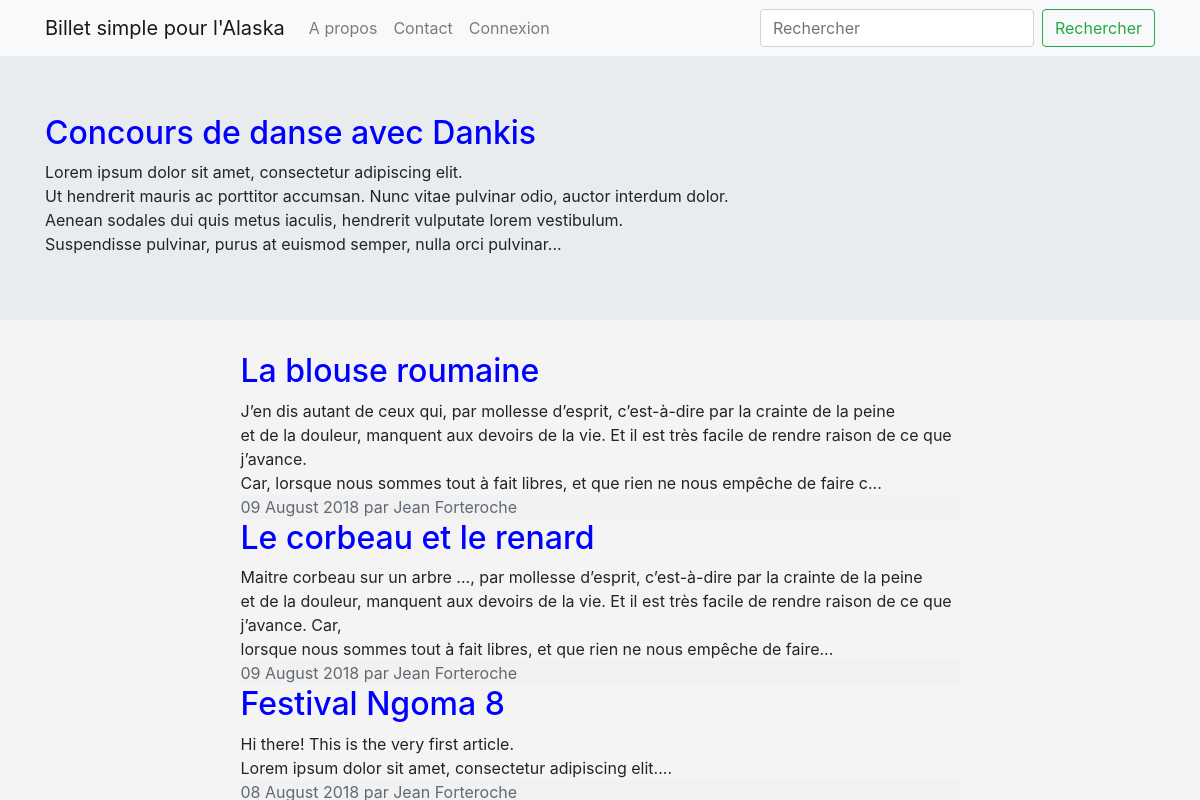
The page / on the database its author committed.
### tables this page shows
create table t_post (
    pst_id integer not null primary key auto_increment,
    pst_auth integer not null,
    pst_title varchar(150) not null,
    pst_content text not null,
    pst_date datetime not null,
    constraint fk_pst_auth foreign key(pst_auth) references t_auth(auth_id) ON DELETE CASCADE
);

### controller/frontend.php (called while the page is built, shortened)
<?php
require_once('model/PostManager.php');
function listPosts() {
  $postManager = new PostManager();
  $posts = $postManager->getPosts();
  $unique = $postManager->getUnique();
  require('view/frontend/listPostsView.php');
}

### model/PostManager.php (called while the page is built, shortened)
<?php
class PostManager extends Manager
{
  public function getPosts()
  {
    $db_conct = $this->dbConnect();
    $stmt = $db_conct->query('SELECT p.pst_id, a.auth_full_name, a.auth_bio, p.pst_title, p.pst_content, DATE_FORMAT(pst_date, \'%d %M %Y\') AS pst_date_fr
    FROM t_post p
    INNER JOIN t_auth a
    ORDER BY pst_date DESC LIMIT 1, 5');
    return $stmt;
  }
  public function getUnique()
  {
    $db_conct = $this->dbConnect();
    $stmt = $db_conct->query('SELECT p.pst_id, a.auth_full_name, a.auth_bio, p.pst_title, p.pst_content, DATE_FORMAT(pst_date, \'%d %M %Y\') AS pst_date_fr
    FROM t_post p
    INNER JOIN t_auth a
    ORDER BY pst_date DESC LIMIT 1');
    return $stmt;
  }
}

### view/frontend/listPostsView.php (the view, shortened to what this page needs)
<div class="jumbotron jumbotron-fluid">
   <?php while ($row = $unique->fetch()) { ?>
   <div class="container">
      <header class="entry-header">
          <h2>
            <a href="index.php?action=post&amp;id=<?php echo $row ['pst_id']; ?>"><?php echo $row ['pst_title']; ?></a>
          </h2>
      </header>
    <div class="entry-content">
      <?php echo nl2br(substr($row['pst_content'], 0, 300)); ?>...
    </div>
   </div>
   <?php } ?>
</div>
<?php while ($row = $posts->fetch()) { ?>
<div class="container">
   <article id="posts" class="mx-auto">
     <header class="entry-header">
       <h2>
         <a href="index.php?action=post&amp;id=<?php echo $row['pst_id']; ?>">
           <?php echo ($row['pst_title']); ?>
         </a>
       </h2>
     </header>
     <div class="entry-content">
       <?php echo nl2br(substr($row['pst_content'], 0, 300)); ?>...
     </div>
     <footer class="entry-footer">
       <span class="posted-on"><?php echo $row['pst_date_fr']; ?></span>
       <span class="author">par <?php echo $row['auth_full_name'] ?></span><br>
     </footer>
   </article>
</div>
<?php } ?>
<?php $content= ob_get_clean(); ?>
<?php require('template.php'); ?>

### index.php (shortened to what this page needs)
<?php
require('controller/frontend.php');
try{
  if (isset($_GET['action'])) {
    if ($_GET['action'] == 'listPosts') {
      listPosts();
    } elseif ($_GET['action'] == 'post') {
      if (isset($_GET['id']) && $_GET['id'] > 0) {
        post();
      } else {
        throw new Exception("aucun identifiant de billet envoye");
      }
    } elseif ($_GET['action'] == 'addComment') {
      if (isset($_GET['id']) && $_GET['id'] > 0) {
        if (!empty($_POST['author'])  && !empty($_POST['comment'])) {
          addComment($_GET['id'], $_POST['author'], $_POST['comment'], $_POST['email'], $_POST['web']);
        } else {
          throw new Exception("tous les champs ne sont pas remplis!");
        }
      } else {
        throw new Exception("aucun identifiant n'a ete envoye");
      }
    } elseif ($_GET['action'] == 'login') {
      loginForm();
    } elseif ($_GET['action'] == 'loginChk') {
      if(isset($_POST["username"]) && isset($_POST["password"])) {
          if (!empty($_POST["username"]) && !empty($_POST["password"])) {
            loginChk();
          } else {
            throw new Exception("il y a des champs non remplis");
          }
        }
    }
    elseif ($_GET['action'] == 'admin') {
        callAdmin();
    } elseif ($_GET['action'] == 'add') {
      addPostForm();
      if (isset($_POST['title']) && isset($_POST['content'])) {
        if (!empty($_POST['title']) && !empty($_POST['content'])) {
          addPost($_POST['title'], $_POST['content']);
        } else {
          throw new Exception("Impossible d'enregistrer l'article");
          }
      }
    }
    elseif ($_GET['action'] == 'edit') {
      if (isset($_GET['id']) && $_GET['id'] > 0) {
        editForm();
        if (isset($_POST["title"]) && isset($_POST["content"])) {
          if (!empty($_POST["title"]) && !empty($_POST["content"])) {
            updatePost($_POST["title"], $_POST["content"], $_GET['id']);
          } else {
            throw new Exception("il y a des champs vides");
          }
        }
      }
    } elseif ($_GET['action'] == 'delete') {
      if (isset($_GET['id']) && $_GET['id'] > 0) {
        deletePost($_GET['id']);
      }
    } elseif ($_GET['action'] == 'logout') {
      destroySession();
    }
  } else {
    listPosts();
  }
} catch(Exception $e) {
  $errorMessage = $e->getMessage();
  require('view/frontend/errorView.php');
}

### view/frontend/template.php (shortened to what this page needs)
<!DOCTYPE html>
<html lang="fr" dir="ltr">
  <head>
    <link rel="stylesheet" href="vendor/bootstrap/css/bootstrap.min.css">
    <link rel="stylesheet" href="public/css/style.css">
  </head>
  <body>
    <header>
       <nav class="navbar fixed-top navbar-expand-lg navbar-light bg-light" role="navigation">
          <div class="container">
            <a class="navbar-brand" href="index.php">Billet simple pour l'Alaska</a>
            <ul class="navbar-nav mr-auto">
              <li class="nav-item">
                <a class="nav-link" href="#">A propos</a>
              </li>
              <li class="nav-item">
                <a class="nav-link" href="#">Contact</a>
              </li>
                <li class="nav-item">
                <a class="nav-link" href="index.php?action=login">Connexion</a>
              </li>
            </ul>
            <form class="form-inline my-2 my-lg-0">
              <input class="form-control mr-sm-2" type="search" placeholder="Rechercher" aria-label="Search">
              <button class="btn btn-outline-success my-2 my-sm-0" type="submit">Rechercher</button>
            </form>
          </div>
       </nav>
    </header>
    <main role="main">
        <?= $content ?>
    </main>
  </body>
</html>

### public/css/style.css (style rules this page uses)
.entry-footer { background-color: #f1f1f1; color: rgba( 34, 49, 63, 0.7); }
body { background-color: #f4f4f4; padding: 50px 0px 0px 0px; z-index: 0; }
.entry-footer { padding: 0px; }
#posts { max-width: 830px; padding-left: 5%; padding-right: 5%; }
a { text-decoration: none; }
nav a { color: #ffffff; }
a { text-decoration: none; color: blue; }

### rows shown on the page
t_post: pst_title "Concours de danse avec Dankis", pst_content "Lorem ipsum dolor sit amet, consectetur adipiscing elit. Ut hendrerit mauris ac porttitor accumsan. Nunc vitae pulvinar odio, auctor interdum dolor. Aenean sodales dui quis metus iaculis, hendrerit vulputate lorem vestibulum. Suspendisse pulvinar, purus at euismod semper, nulla orci pulvinar"
t_post: pst_title "La blouse roumaine", pst_content "J’en dis autant de ceux qui, par mollesse d’esprit, c’est-à-dire par la crainte de la peine et de la douleur, manquent aux devoirs de la vie. Et il est très facile de rendre raison de ce que j’avance. Car, lorsque nous sommes tout à fait libres, et que rien ne nous empêche de faire c", pst_date_fr "09 August 2018", pst_auth.auth_full_name "Jean Forteroche"
t_post: pst_title "Le corbeau et le renard", pst_content "Maitre corbeau sur un arbre ..., par mollesse d’esprit, c’est-à-dire par la crainte de la peine et de la douleur, manquent aux devoirs de la vie. Et il est très facile de rendre raison de ce que j’avance. Car, lorsque nous sommes tout à fait libres, et que rien ne nous empêche de faire", pst_date_fr "09 August 2018", pst_auth.auth_full_name "Jean Forteroche"
t_post: pst_title "Festival Ngoma 8", pst_content "Hi there! This is the very first article. Lorem ipsum dolor sit amet, consectetur adipiscing elit.", pst_date_fr "08 August 2018", pst_auth.auth_full_name "Jean Forteroche"
